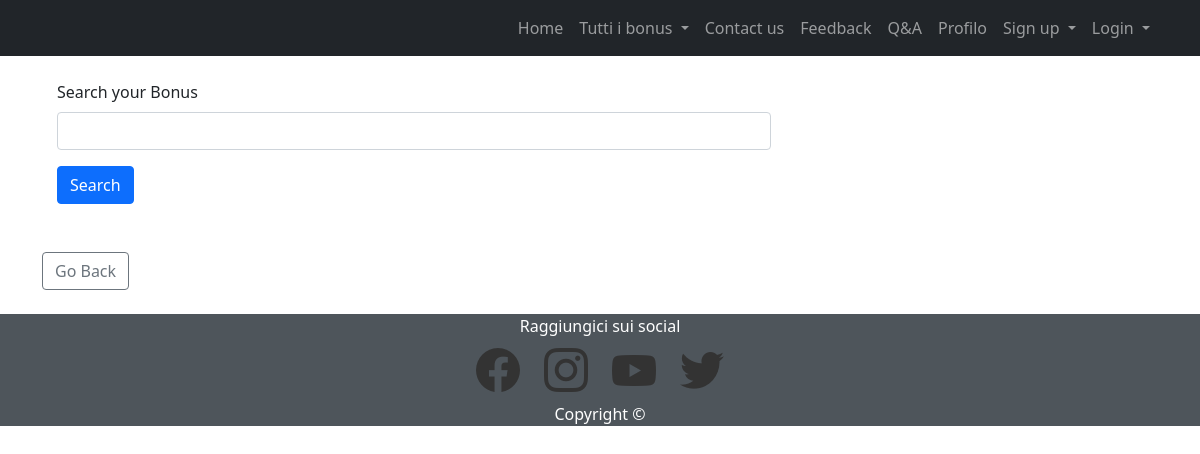
Page /bonuspage on the earlier database version.
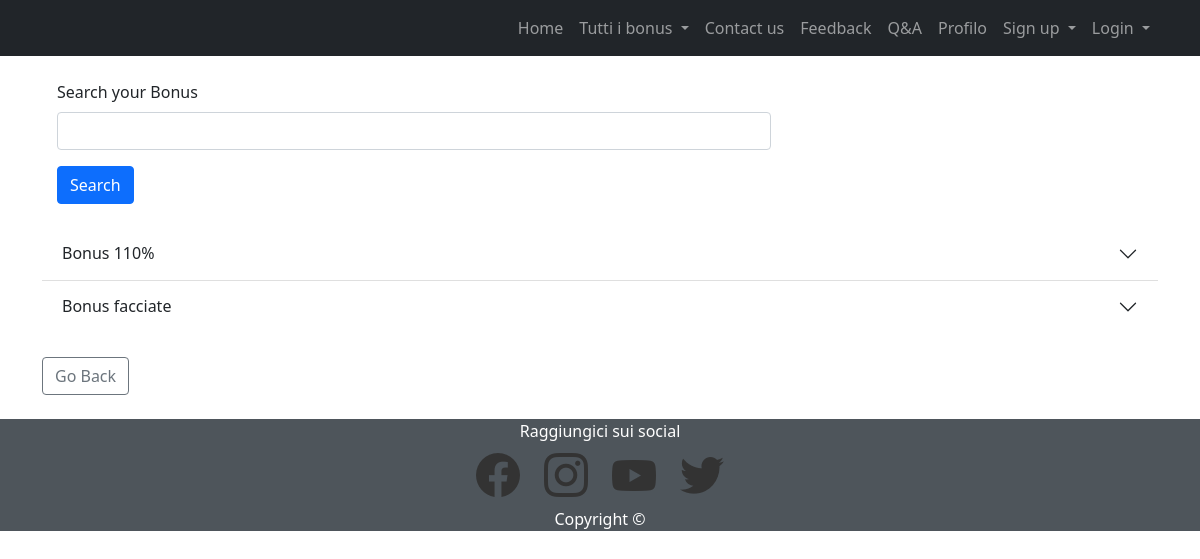
Same page on the later database version.
### model.py (models this page shows, shortened)
class Bonus(db.Model):
    __tablename__ = 'bonus'
    id = db.Column(db.Integer,primary_key=True)
    titolo = db.Column(db.String(50), unique=True, nullable=False)
    descrizione = db.Column(db.String(10000), nullable=False)
    iseemin = db.Column(db.Integer(), nullable=False)
    iseemax = db.Column(db.Integer(), nullable=False)
    agemax = db.Column(db.Integer(), nullable=False)
    agemin = db.Column(db.Integer(), nullable=False)
    maxfigli = db.Column(db.Integer(), nullable=False)
    minfigli = db.Column(db.Integer(), nullable=False)
    professione = db.Column(db.String(200), nullable=False)

### app.py (the view)
@app.route('/bonuspage', methods=['POST', 'GET'])
def search():
    form = SearchForm()
    parola = form.searched.data
    if parola == None:
        sbonus = model.Bonus.query.filter(model.Bonus.descrizione.like('%')).all()
    else:
        sbonus = model.Bonus.query.filter(model.Bonus.descrizione.like('%'+parola+'%')).all()
    return render_template('search.html', form=form, sbonus=sbonus)

### form.py
class SearchForm(FlaskForm):
    searched = StringField("Search your Bonus", validators=[DataRequired(), Email()])
    submit = SubmitField('Search')

### templates/search.html (shortened to what this page needs)
{% extends "layout.html" %}
{% block content %}
    <link href="https://cdn.jsdelivr.net/npm/bootstrap@5.1.3/dist/css/bootstrap.min.css" rel="stylesheet">
    <div class="col-lg-8 mb-4">
        <form method="post" >
        <div class="control-group form-group">
            <div class="controls">
              {{ form.searched.label  }}
                {{ form.searched(class='form-control') }}
            </div>
          </div>
        {{ form.submit(class='btn btn-primary') }}
        </form>
      </div>
    <div class="accordion accordion-flush" id="accordionFlushExample">
    {% for bonu in sbonus %}
        <div class="accordion-item">
    <h2 class="accordion-header" id="flush-headingOne">
      <button class="accordion-button collapsed" type="button" data-bs-toggle="collapse" data-bs-target="#flush-collapseOne" aria-expanded="false" aria-controls="flush-collapseOne">
        {{ bonu.titolo }}
      </button>
    </h2>
        </div>
    {% endfor %}
    </div>
    <br>
    <button type="button" class="btn btn-outline-secondary" onclick="location.href='bonuspage'">Go Back</button>
    <br>
    <br>
{% endblock content %}

Differences in the rows shown:
added Bonus: titolo "Bonus 110%"
added Bonus: titolo "Bonus facciate"
